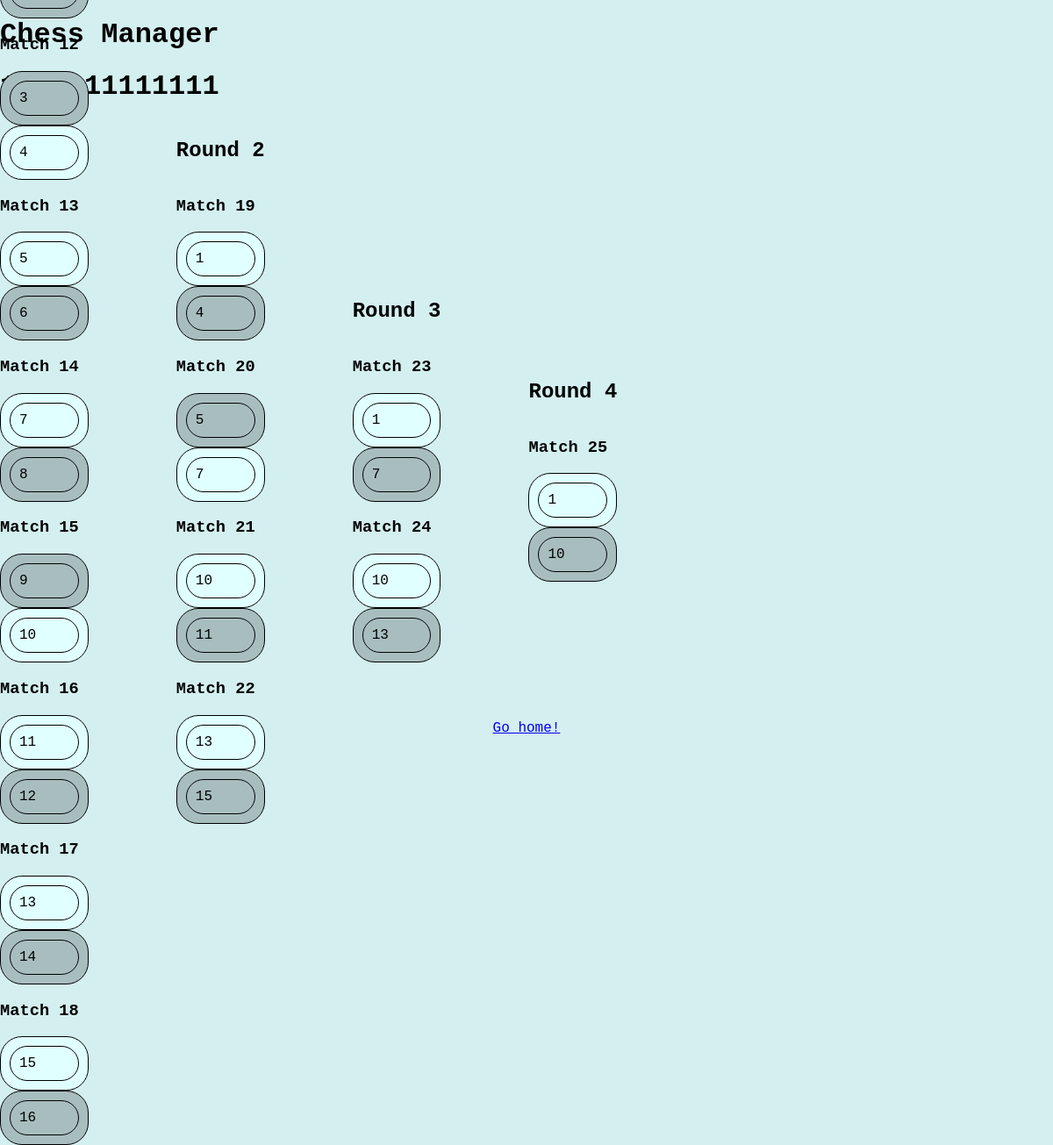
The page /tournaments/3 (signed in) on the database its author committed.
### tables this page shows
CREATE TABLE tournaments (
                         tournamentID INTEGER PRIMARY KEY AUTOINCREMENT,
                         userID INTEGER NOT NULL,
                         tournamentName TEXT UNIQUE NOT NULL,
                         tournamentDescription TEXT NOT NULL,
                         tournamentDate DATE NOT NULL,
                         tournamentSize INTEGER NOT NULL,
                         FOREIGN KEY (userID) REFERENCES users(userID) ON DELETE CASCADE
                         );

CREATE TABLE matches (
                         matchID INTEGER PRIMARY KEY AUTOINCREMENT,
                         tournamentID INTEGER NOT NULL,
                         round INTERGER,
                         winnerID INTEGER DEFAULT NULL,
                         FOREIGN KEY (tournamentID) REFERENCES tournaments(tournamentID) ON DELETE CASCADE);

CREATE TABLE players (
                         playerID INTEGER PRIMARY KEY AUTOINCREMENT,
                         tournamentID INTEGER NOT NULL,
                         playerName TEXT NOT NULL,
                         FOREIGN KEY (tournamentID) REFERENCES tournaments(tournamentID) ON DELETE CASCADE
                         );

### Blueprints/pages.py (the view)
@pages.route("/tournaments/<tournamentID>")
def onView(tournamentID):
    if not isAuthorised():
        return redirect(url_for("pages.login"))
    tournamentID = int(tournamentID)
    currentTournament = tournamentID
    session["currentTournament"] = currentTournament
    db = DataBaseHandler()
    tournament = db.fetchTournament(tournamentID)
    tournamentName = tournament[0][1]
    matchDetails = db.getAllMatchDetails(tournamentID)
    groupedMatches = groupMatches(matchDetails) #from helper function
    return render_template("tournamentbracketview.html", matchDetails = matchDetails, tournamentID = currentTournament, matches = groupedMatches, tournamentName = tournamentName )

### Scripts/isAuthorised.py (called while the page is built)
def isAuthorised():
    return "currentUser" in session

### database.py (called while the page is built)
    def connect(self):
        return sql.connect(self.dbName)

    def fetchTournament(self, tournamentID):
        with self.connect() as conn:
            conn.cursor()
            results = conn.execute("SELECT tournamentName, tournamentDescription, tournamentSize, tournamentDate, userID FROM tournaments WHERE tournamentID = ?", (tournamentID,))
            conn.commit()
            tournament = results.fetchall()
            return tournament

    def getAllMatchDetails(self, tournamentID):
        with self.connect() as conn:
            conn.cursor()
            results = conn.execute("""SELECT players.playerName, players.playerID, matches.matchID, matches.winnerID, matches.round
                            FROM players
                            JOIN matchEntry ON players.playerID = matchEntry.playerID
                            JOIN matches ON matchEntry.matchID = matches.matchID
                            WHERE matches.tournamentID = ?""", (tournamentID, ))
            matchDetails = results.fetchall()
            return matchDetails

### templates/tournamentbracketview.html (shortened to what this page needs)
{%extends "base.html" %}
{% block head %}
<link rel="stylesheet" href={{ url_for('static', filename='styles/brackets.css' ) }}>
{% endblock %}
    {% block content %}
        <div class = "app">
            <h1>Chess Manager</h1>
            <h1> {{ tournamentName }}</h1>
            <div class = "tournament">
                {% for roundNumber, round in matches.items() %}
                <div class = "round">
                <h2 class="roundText">Round {{ roundNumber }}</h2>
                {% for matchNumber, match in round.items() %}
                        <div class = "match">
                        <h3>Match {{ matchNumber }}</h3>
                        {% for player in match %}
                            <div class = {% if player["isWinner"] %} "winner" {% else %} "loser" {% endif %}>
                            {% if player["matchPlayed"] %}
                                <p class = {% if player["isWinner"] %} "winner" {% else %} "loser" {% endif %}> {{ player["playerName"] }}</p>
                            {% endif %}
                            </div>
                        {% endfor %}
                        </div>
                        {% endfor %}
                    </div>
                {% endfor %}
            </div>
        </div>
        <div>
            <a href="/">Go home!</a>
        </div>
    {% endblock %}

### static/styles/global.css (style rules this page uses)
body { background-color: rgb(212, 239, 240); font-family: 'Courier New', Courier, monospace; margin: 0; width: 100vw; height: 100vh; justify-items: center; align-items: center; }

### static/styles/brackets.css (style rules this page uses)
.winner { color: black; background-color: rgb(224, 255, 255); justify-items: center; align-items: center; margin: auto; padding: 10px; border-radius: 25px; border: 1px solid black; }
.loser { color: black; background-color: rgb(168, 190, 190); justify-items: center; align-items: center; margin: auto; padding: 10px; border-radius: 25px; border: 1px solid black; }
.round { display: flex; flex-direction: column; justify-content: center; }
.tournament { display: flex; flex-direction: row; gap: 100px; height: 100%; width: fit-content; }
.app { width: 100vw; height: 100vh; }
.roundText { display: flex; align-items: center; }

### rows shown on the page
tournaments: tournamentDescription "1111111111111"
matches: playerName "10"
matches: playerName "11", playerName "12"
matches: playerName "13", playerName "14"
matches: playerName "15", playerName "16"
matches: playerName "10", playerName "11"
matches: playerName "13", playerName "15"
matches: playerName "10", playerName "13"
matches: playerName "10"

### other values the page prints
{{ matchNumber }} "12" "13" "14" "15" "16" "17" "18" "19" "20" "21" "22" "23" "24" "25"
{{ player["playerName"] }} "3" "4" "5" "6" "7" "8" "9" "1" "4" "5" "7" "1" "7" "1"
{{ roundNumber }} "2" "3" "4"
